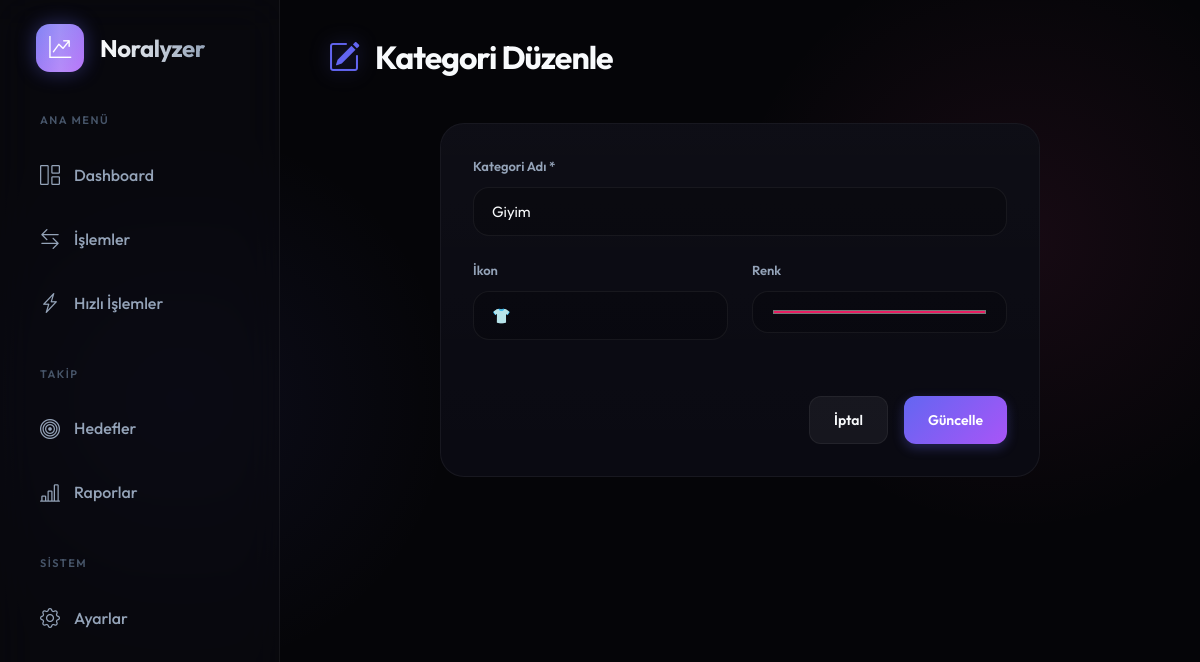
Screenshot of /categories/6/edit with the database file from the repository.
### app.py (models this page shows)
class Category(db.Model):
    id = db.Column(db.Integer, primary_key=True)
    name = db.Column(db.String(50), nullable=False)
    icon = db.Column(db.String(50))
    color = db.Column(db.String(7), default='#6c757d')

### app.py (the view, shortened to what this page needs)
@app.route('/categories/<int:id>/edit', methods=['GET', 'POST'])
def edit_category(id):
    category = Category.query.get_or_404(id)
    return render_template('edit_category.html', category=category)

### templates/edit_category.html (shortened to what this page needs)
{% extends "base.html" %}
{% block content %}
<div class="page-header">
    <h1 class="page-title"><i class="bi bi-pencil-square"></i> Kategori Düzenle</h1>
</div>
<div class="card" style="max-width: 600px; margin: 0 auto;">
    <div class="card-body">
        <form method="POST">
            <div class="form-group">
                <label class="form-label">Kategori Adı *</label>
                <input type="text" name="name" class="form-control" required value="{{ category.name }}">
            </div>
            <div class="grid grid-2">
                <div class="form-group">
                    <label class="form-label">İkon</label>
                    <input type="text" name="icon" class="form-control" value="{{ category.icon or '' }}">
                </div>
                <div class="form-group">
                    <label class="form-label">Renk</label>
                    <input type="color" name="color" class="form-control" value="{{ category.color }}" style="height: 42px; cursor: pointer;">
                </div>
            </div>
            <div class="d-flex justify-end gap-2 mt-4">
                <a href="{{ url_for('categories.categories') }}" class="btn btn-secondary">İptal</a>
                <button type="submit" class="btn btn-primary">Güncelle</button>
            </div>
        </form>
    </div>
</div>
{% endblock %}

### static/css/style.css (style rules this page uses)
:root { --bg-body: #050508; --bg-surface: #0a0a12; --bg-surface-2: #12121e; --bg-glass: rgba(18, 18, 30, 0.7); --primary: #6366f1; --primary-glow: rgba(99, 102, 241, 0.4); --secondary: #ec4899; --secondary-glow: rgba(236, 72, 153, 0.4); --tertiary: #06b6d4; --tertiary-glow: rgba(6, 182, 212, 0.4); --gradient-primary: linear-gradient(135deg, #6366f1 0%, #a855f7 100%); --gradient-success: linear-gradient(135deg, #10b981 0%, #059669 100%); --gradient-danger: linear-gradient(135deg, #ef4444 0%, #dc2626 100%); --gradient-warning: linear-gradient(135deg, #f59e0b 0%, #d97706 100%); --gradient-dark: linear-gradient(180deg, rgba(255,255,255,0.03) 0%, rgba(255,255,255,0) 100%); --success: #10b981; --warning: #f59e0b; --danger: #ef4444; --info: #3b82f6; --text-main: #f8fafc; --text-muted: #94a3b8; --text-dim: #475569; --border-subtle: rgba(255, 255, 255, 0.06); --border-focus: rgba(99, 102, 241, 0.5); --shadow-sm: 0 2px 4px rgba(0, 0, 0, 0.3); --shadow-md: 0 8px 16px rgba(0, 0, 0, 0.4); --shadow-lg: 0 16px 32px rgba(0, 0, 0, 0.5); --shadow-neon: 0 0 20px var(--primary-glow); --radius-sm: 8px; --radius-md: 16px; --radius-lg: 24px; --sidebar-width: 280px; --header-height: 80px; }
* { margin: 0; padding: 0; box-sizing: border-box; }
body { font-family: 'Outfit', sans-serif; background-color: var(--bg-body); color: var(--text-main); line-height: 1.6; overflow-x: hidden; min-height: 100vh; background-image: radial-gradient(circle at 15% 50%, rgba(99, 102, 241, 0.08) 0%, transparent 25%), radial-gradient(circle at 85% 30%, rgba(236, 72, 153, 0.08) 0%, transparent 25%); background-attachment: fixed; }
a { text-decoration: none; color: inherit; transition: 0.2s ease; }
button, input, select { font-family: inherit; }
.page-header { display: flex; justify-content: space-between; align-items: center; margin-bottom: 40px; position: relative; }
.page-title { font-size: 32px; font-weight: 700; letter-spacing: -1px; display: flex; align-items: center; gap: 16px; }
.page-title i { color: var(--primary); filter: drop-shadow(0 0 10px var(--primary-glow)); }
.card { background: var(--bg-surface); border: 1px solid var(--border-subtle); border-radius: var(--radius-lg); position: relative; overflow: hidden; transition: all 0.4s cubic-bezier(0.175, 0.885, 0.32, 1.275); }
.card::before { content: ''; position: absolute; inset: 0; background: var(--gradient-dark); opacity: 0.5; pointer-events: none; }
.card-body { padding: 32px; position: relative; z-index: 1; }
.btn { display: inline-flex; align-items: center; justify-content: center; gap: 10px; padding: 12px 24px; border-radius: 12px; font-size: 14px; font-weight: 600; border: none; cursor: pointer; transition: all 0.3s ease; text-transform: capitalize; }
.btn-primary { background: var(--gradient-primary); color: white; box-shadow: 0 4px 12px rgba(99, 102, 241, 0.3); }
.btn-secondary { background: rgba(255, 255, 255, 0.05); color: var(--text-main); border: 1px solid var(--border-subtle); }
.form-group { margin-bottom: 24px; }
.form-label { display: block; margin-bottom: 10px; font-size: 13px; font-weight: 600; color: var(--text-muted); }
.form-control, .form-select { width: 100%; padding: 14px 18px; background: rgba(0, 0, 0, 0.2); border: 1px solid var(--border-subtle); border-radius: var(--radius-md); color: var(--text-main); font-size: 15px; transition: all 0.3s; appearance: none; color-scheme: dark; }
.grid { display: grid; gap: 24px; }
.grid-2 { grid-template-columns: repeat(2, 1fr); }
.d-flex { display: flex; }
.justify-end { justify-content: flex-end; }
.gap-2 { gap: 16px; }
.mt-4 { margin-top: 32px !important; }

### rows the page displays
Category: name "Giyim", icon "👕", color "#e91e63"
